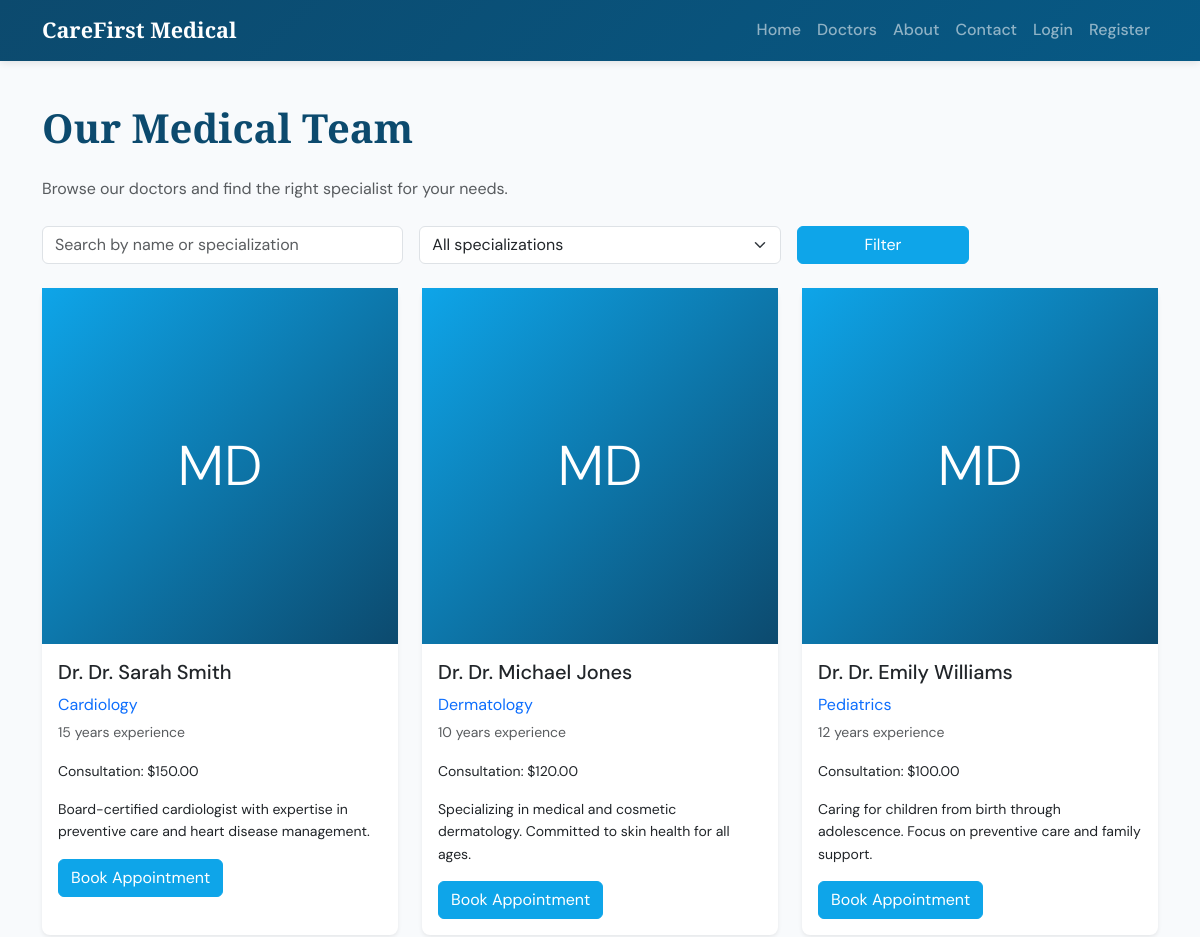
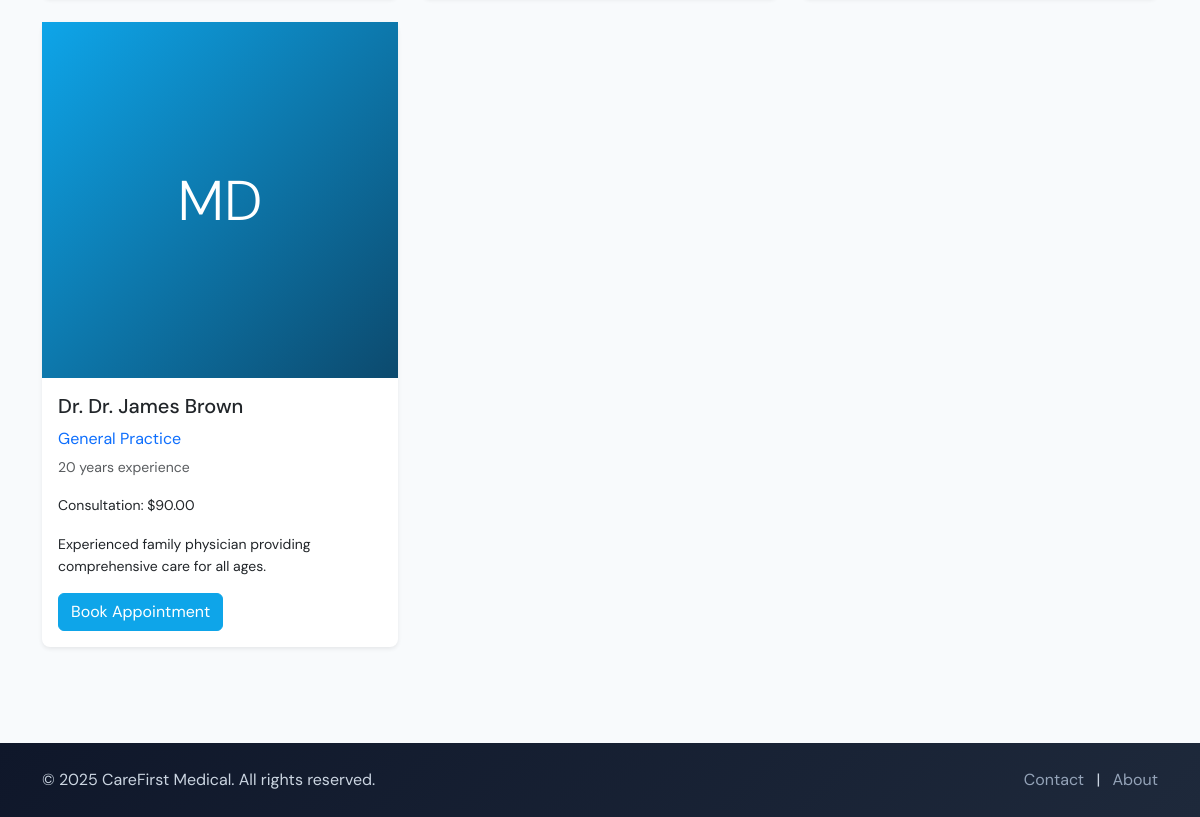
/doctors, run on an earlier commit of the app's database (2 pictures, top to bottom).
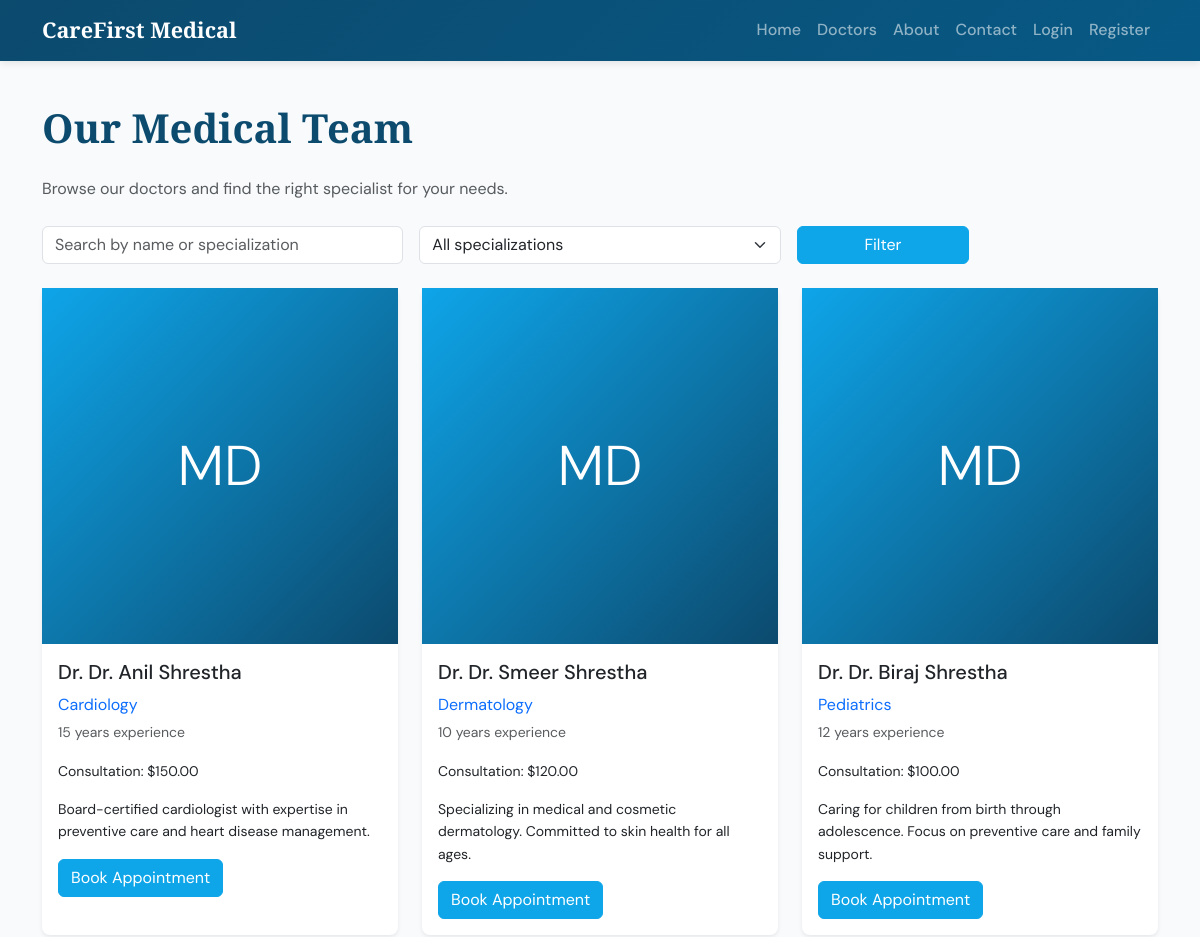
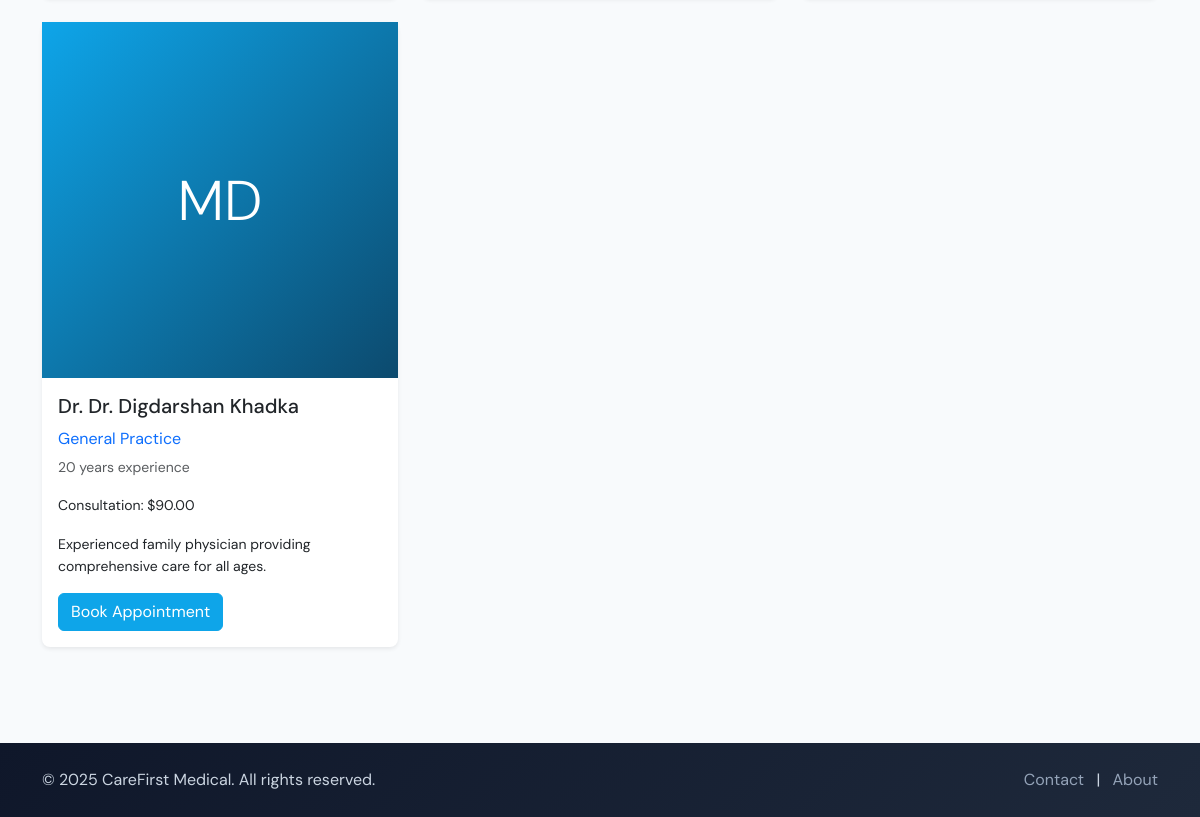
And on a later commit of the database (2 pictures, top to bottom).
### models.py (models this page shows, shortened)
class Doctor(db.Model):
    __tablename__ = 'doctors'
    doctor_id = db.Column(db.Integer, primary_key=True)
    user_id = db.Column(db.Integer, db.ForeignKey('users.user_id'), nullable=False, unique=True)
    specialization = db.Column(db.String(100), nullable=False)  # Cardiology, Dermatology, etc.
    qualifications = db.Column(db.String(500), nullable=True)
    years_of_experience = db.Column(db.Integer, nullable=True)
    consultation_fee = db.Column(db.Numeric(10, 2), nullable=True)
    available_days = db.Column(db.String(200), nullable=True)  # e.g. "Mon,Tue,Wed,Thu,Fri"
    available_time_slots = db.Column(db.String(500), nullable=True)  # e.g. "09:00,10:00,11:00,14:00,15:00"
    about_text = db.Column(db.Text, nullable=True)
    profile_image_filename = db.Column(db.String(255), nullable=True)
    appointments = db.relationship(
        'Appointment', backref='doctor', lazy='dynamic',
        foreign_keys='Appointment.doctor_id', cascade='all, delete-orphan'
    )

class User(UserMixin, db.Model):
    __tablename__ = 'users'
    user_id = db.Column(db.Integer, primary_key=True)
    username = db.Column(db.String(80), unique=True, nullable=False, index=True)
    email = db.Column(db.String(120), unique=True, nullable=False, index=True)
    password_hash = db.Column(db.String(256), nullable=False)
    user_role = db.Column(db.String(20), nullable=False, default='patient')  # patient, doctor, admin
    full_name = db.Column(db.String(120), nullable=True)
    phone_number = db.Column(db.String(20), nullable=True)
    date_of_birth = db.Column(db.Date, nullable=True)
    account_creation = db.Column(db.DateTime, default=datetime.utcnow)
    last_login = db.Column(db.DateTime, nullable=True)
    appointments_as_patient = db.relationship(
        'Appointment', backref='patient_user', lazy='dynamic',
        foreign_keys='Appointment.patient_id', cascade='all, delete-orphan'
    )
    doctor_profile = db.relationship(
        'Doctor', backref='user', uselist=False, lazy='joined',
        foreign_keys='Doctor.user_id', cascade='all, delete-orphan'
    )

### app.py (the view, shortened to what this page needs)
@app.route('/doctors')
def doctors():
    specialization_filter = request.args.get('specialization', '').strip()
    search_query = request.args.get('q', '').strip()
    query = Doctor.query
    if specialization_filter:
        query = query.filter(Doctor.specialization == specialization_filter)
    doctors_list = query.all()
    specializations = db.session.query(Doctor.specialization).distinct().all()
    specializations = [s[0] for s in specializations if s[0]]
    return render_template('doctors.html', doctors_list=doctors_list, specializations=specializations,
                           current_spec=specialization_filter, search_q=search_query)

### templates/doctors.html (shortened to what this page needs)
{% extends "base.html" %}
{% block content %}
<div class="container py-5">
    <h1 class="section-title mb-4">Our Medical Team</h1>
    <p class="text-muted mb-4">Browse our doctors and find the right specialist for your needs.</p>
    <form method="get" class="row g-3 mb-4">
        <div class="col-md-4">
            <input type="text" name="q" class="form-control" placeholder="Search by name or specialization" value="{{ search_q or '' }}">
        </div>
        <div class="col-md-4">
            <select name="specialization" class="form-select">
                <option value="">All specializations</option>
            </select>
        </div>
        <div class="col-md-2">
            <button type="submit" class="btn btn-primary w-100">Filter</button>
        </div>
    </form>
    <div class="row g-4">
        {% for doctor in doctors_list %}
        <div class="col-md-6 col-lg-4">
            <div class="card doctor-card h-100 border-0 shadow-sm">
                <div class="doctor-card-img-wrapper">
                    {% if doctor.profile_image_filename %}
                    <img src="{{ url_for('static', filename='uploads/' + doctor.profile_image_filename) }}" class="card-img-top" alt="{{ doctor.user.full_name }}">
                    {% else %}
                    <div class="doctor-placeholder d-flex align-items-center justify-content-center">
                        <span class="display-4 text-white">MD</span>
                    </div>
                    {% endif %}
                </div>
                <div class="card-body">
                    <h5 class="card-title">Dr. {{ doctor.user.full_name or doctor.user.username }}</h5>
                    <p class="card-text text-primary mb-1">{{ doctor.specialization }}</p>
                    <p class="card-text small text-muted">{{ doctor.years_of_experience or 0 }} years experience</p>
                    {% if doctor.consultation_fee %}
                    <p class="card-text small">Consultation: ${{ "%.2f"|format(doctor.consultation_fee) }}</p>
                    {% endif %}
                    <p class="card-text small">{{ (doctor.about_text or '')[:120] }}{% if doctor.about_text and doctor.about_text|length > 120 %}...{% endif %}</p>
                    {% if current_user.is_authenticated and current_user.user_role == 'patient' %}
                    <a href="{{ url_for('book_appointment', doctor_id=doctor.doctor_id) }}" class="btn btn-primary">Book Appointment</a>
                    {% else %}
                    <a href="{{ url_for('login', next=url_for('book_appointment', doctor_id=doctor.doctor_id)) }}" class="btn btn-primary">Book Appointment</a>
                    {% endif %}
                </div>
            </div>
        </div>
        {% else %}
        <div class="col-12">
            <p class="text-muted">No doctors found. Try adjusting your search or filter.</p>
        </div>
        {% endfor %}
    </div>
</div>
{% endblock %}

### templates/base.html (shortened to what this page needs)
<!DOCTYPE html>
<html lang="en">
<head>
    <link href="https://cdn.jsdelivr.net/npm/bootstrap@5.3.2/dist/css/bootstrap.min.css" rel="stylesheet">
    <link rel="stylesheet" href="{{ url_for('static', filename='css/custom.css') }}">
</head>
<body>
    <nav class="navbar navbar-expand-lg navbar-dark fixed-top">
        <div class="container">
            <a class="navbar-brand" href="{{ url_for('index') }}">CareFirst Medical</a>
            <div class="collapse navbar-collapse" id="navbarNav">
                <ul class="navbar-nav ms-auto">
                    <li class="nav-item"><a class="nav-link" href="{{ url_for('index') }}">Home</a></li>
                    <li class="nav-item"><a class="nav-link" href="{{ url_for('doctors') }}">Doctors</a></li>
                    <li class="nav-item"><a class="nav-link" href="{{ url_for('about_page') }}">About</a></li>
                    <li class="nav-item"><a class="nav-link" href="{{ url_for('contact') }}">Contact</a></li>
                    {% if current_user.is_authenticated %}
                        <li class="nav-item">
                            <a class="nav-link" href="{{ url_for('patient_dashboard') if current_user.user_role == 'patient' else url_for('doctor_dashboard') }}">Dashboard</a>
                        </li>
                        <li class="nav-item"><a class="nav-link" href="{{ url_for('logout') }}">Logout</a></li>
                    {% else %}
                        <li class="nav-item"><a class="nav-link" href="{{ url_for('login') }}">Login</a></li>
                        <li class="nav-item"><a class="nav-link" href="{{ url_for('register') }}">Register</a></li>
                    {% endif %}
                </ul>
            </div>
        </div>
    </nav>
    <main class="main-content">
        {% block content %}{% endblock %}
    </main>
    <footer class="footer py-4 mt-5">
        <div class="container">
            <div class="row">
                <div class="col-md-6 text-center text-md-start">
                    <p class="mb-0">&copy; 2025 CareFirst Medical. All rights reserved.</p>
                </div>
                <div class="col-md-6 text-center text-md-end mt-2 mt-md-0">
                    <a href="{{ url_for('contact') }}" class="footer-link">Contact</a>
                    <span class="mx-2">|</span>
                    <a href="{{ url_for('about_page') }}" class="footer-link">About</a>
                </div>
            </div>
        </div>
    </footer>
</body>
</html>

### static/css/custom.css (style rules this page uses)
:root { --color-bg: #f8fafc; --color-text: #1e293b; --color-muted: #64748b; --color-primary: #0ea5e9; --color-primary-dark: #0284c7; --color-accent: #0c4a6e; --color-success: #059669; --color-danger: #dc2626; --font-heading: 'Libre Baskerville', Georgia, serif; --font-body: 'DM Sans', -apple-system, BlinkMacSystemFont, sans-serif; --spacing-section: 4rem; --transition-fast: 0.2s ease; --nav-height: 56px; }
* { box-sizing: border-box; }
body { font-family: var(--font-body); color: var(--color-text); background-color: var(--color-bg); padding-top: var(--nav-height); line-height: 1.6; }
.main-content { min-height: calc(100vh - 180px); }
.navbar { background: linear-gradient(135deg, var(--color-accent) 0%, #075985 100%) !important; box-shadow: 0 2px 8px rgba(0, 0, 0, 0.1); }
.navbar-brand { font-family: var(--font-heading); font-weight: 600; font-size: 1.35rem; }
.nav-link { font-weight: 500; }
.section-title { font-family: var(--font-heading); font-weight: 600; color: var(--color-accent); }
.doctor-card { transition: transform var(--transition-fast), box-shadow var(--transition-fast); }
.doctor-card-img-wrapper { overflow: hidden; aspect-ratio: 1; background: linear-gradient(135deg, var(--color-primary) 0%, var(--color-accent) 100%); }
.doctor-placeholder { width: 100%; height: 100%; min-height: 200px; background: linear-gradient(135deg, var(--color-primary) 0%, var(--color-accent) 100%); }
.btn-primary { background-color: var(--color-primary); border-color: var(--color-primary); }
.footer { background: linear-gradient(135deg, #0f172a 0%, #1e293b 100%); color: #cbd5e1; }
.footer-link { color: #94a3b8; text-decoration: none; }
html { scroll-behavior: smooth; }
.card { border-radius: 0.5rem; }

What changed in the data, as far as the page shows it:
changed through a linked row, Doctor "Cardiology": user "Dr. Sarah Smith" → "Dr. Anil Shrestha"
changed through a linked row, Doctor "Dermatology": user "Dr. Michael Jones" → "Dr. Smeer Shrestha"
changed through a linked row, Doctor "Pediatrics": user "Dr. Emily Williams" → "Dr. Biraj Shrestha"
changed through a linked row, Doctor "General Practice": user "Dr. James Brown" → "Dr. Digdarshan Khadka"
